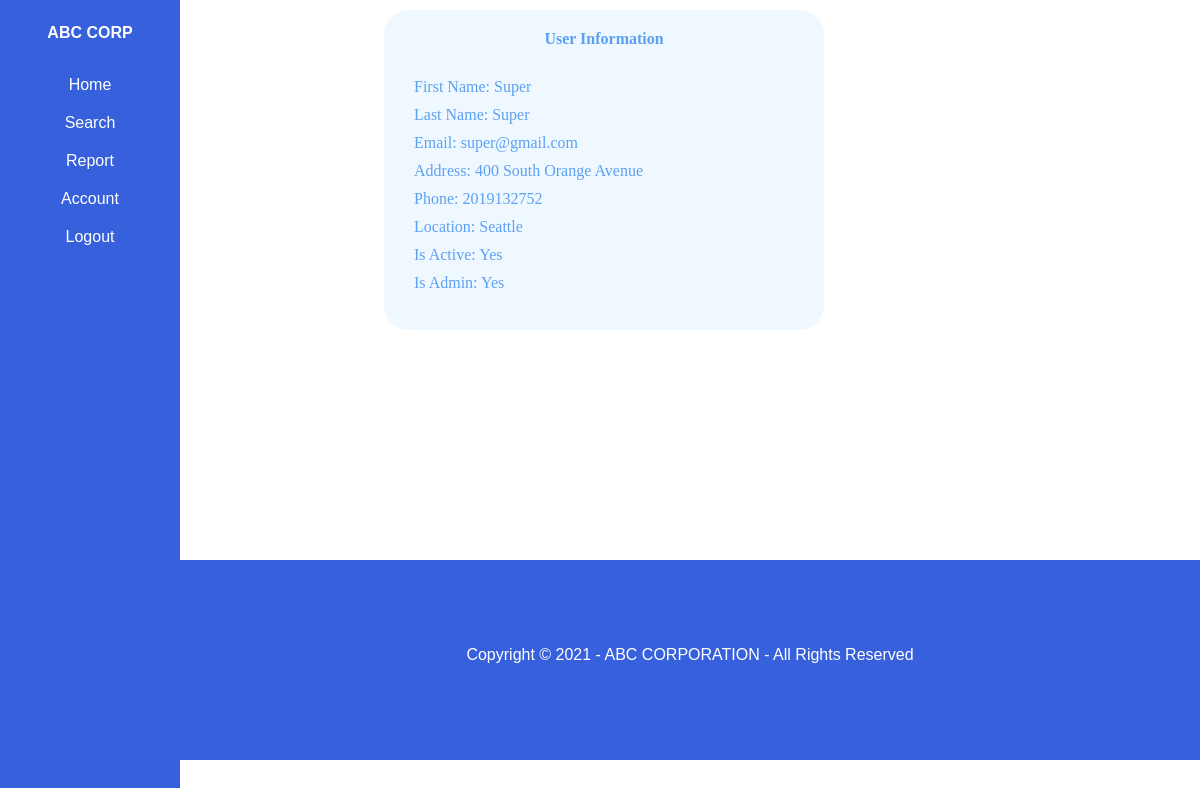
/displayUser/2 (signed in), run on an earlier commit of the app's database.
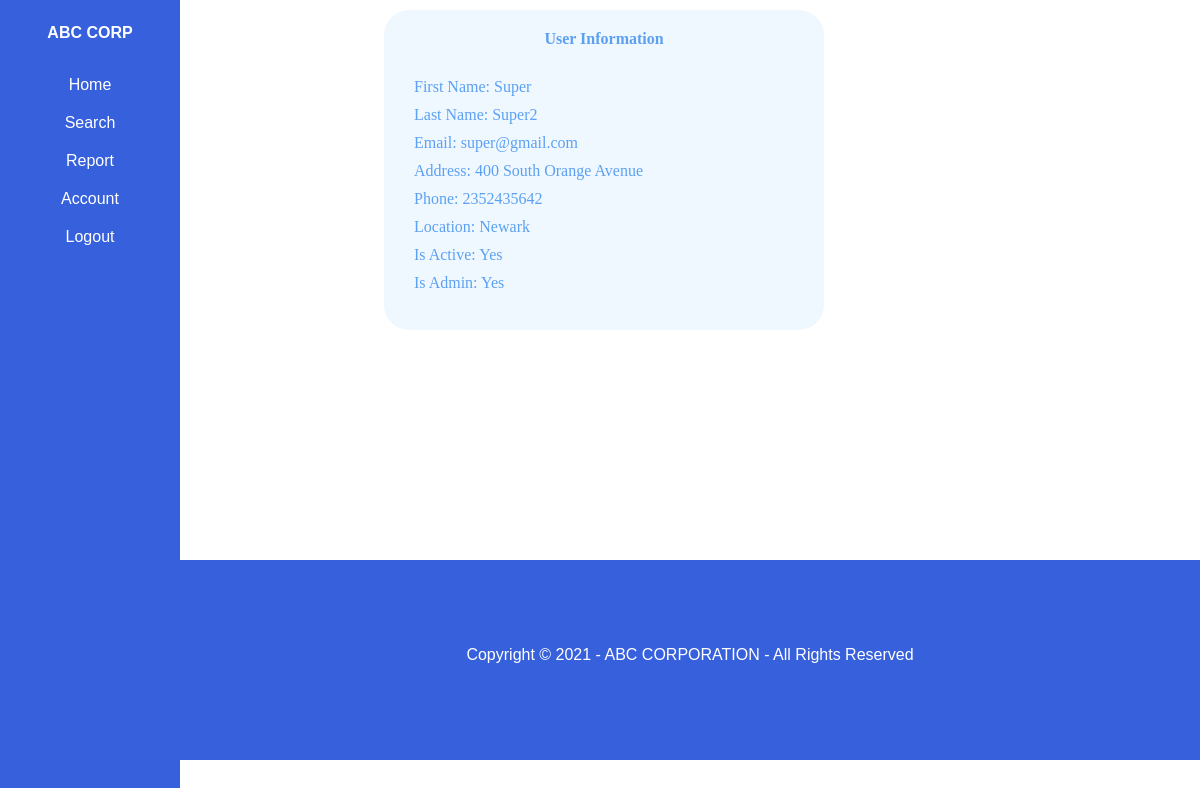
And on a later commit of the database.
### ABC_INVENTORY/models.py (models this page shows, shortened)
class User(AbstractBaseUser, PermissionsMixin):
    firstName = models.CharField(max_length=150, null=True)
    lastName = models.CharField(max_length=150, null=True)
    email = models.EmailField(gettext_lazy('email address'),unique=True)
    phone = models.CharField(max_length=25, null=True)
    address = models.CharField(max_length=150, null=True)
    officeLocation = models.ForeignKey(Location, null=True, on_delete=models.CASCADE)
    is_active = models.BooleanField(default=True)
    is_staff = models.BooleanField(default=True)
    is_admin = models.BooleanField(default=False)
    objects = CustomAccountManager()
    USERNAME_FIELD = 'email'
    REQUIRED_FIELDS = ['firstName','lastName']

class Location(models.Model):
    name = models.CharField(max_length=150, null=True)
    is_active = models.BooleanField(default=True)
    def __str__(self):
        return self.name

### ABC_INVENTORY/views.py (the view)
# urls.py: path('displayUser/<int:userId>', views.displayUser, name="displayUser"),
def displayUser(request, userId):
    u = User.objects.get(id=userId)
    date = datetime.date.today()
    navigationPage = 'usernav.html'
    if request.user.is_admin:
        navigationPage = 'adminnav.html'
    context = {'user':u, 'navigationPage' : navigationPage, 'date': date}
    return render(request, 'displayUser.html', context)

### ABC_INVENTORY/templates/displayUser.html (shortened to what this page needs)
{% extends navigationPage %}
{% load static %}
{% block content %}
    <!DOCTYPE html>
        <head>
              <link rel="stylesheet" type="text/css" href="{% static '/css/display.css' %}">
        </head>
        <body>
          <div class="container1">
            <div class="row justify-content-center">
              <div class="col-12 col-sm-6 col-md-3">
                <div class="box">
                  <div class="user-heading">
                    User Information
                  </div>
                  <div class="info">
                      <div class="user-info" id="fname">First Name: {{user.firstName}}</div>
                      <div class="user-info" id="lname">Last Name: {{user.lastName}}</div>
                      <div class="user-info" id="email">Email: {{user.email}}</div>
                      <div class="user-info" id="address">Address: {{user.address}}</div>
                      <div class="user-info" id="phone">Phone: {{user.phone}}</div>
                      <div class="user-info" id="location">Location: {{user.officeLocation}}</div>
                      {% if user.is_active %}
                        <div class="user-info" id="location">Is Active: Yes</div>
                      {% else %}
                        <div class="user-info" id="location">Is Active: No</div>
                      {% endif %}
                      {% if user.is_admin %}
                          <div class="user-info" id="location">Is Admin: Yes</div>
                      {% else %}
                          <div class="user-info" id="location">Is Admin: No</div>
                      {% endif %}
                  </div>
              </div>
            </div>
          </div>
        </body>
        <footer class="footer">
            <div id="footer-text">
                <p>Copyright &copy; {{date.year}} - ABC CORPORATION - All Rights Reserved</p>
            </div>
        </footer>
    </html>
{% endblock %}

What changed in the data, as far as the page shows it:
changed User "Super": lastName "Super" → "Super2"; phone "2019132752" → "2352435642"; officeLocation "Seattle" → "Newark"
